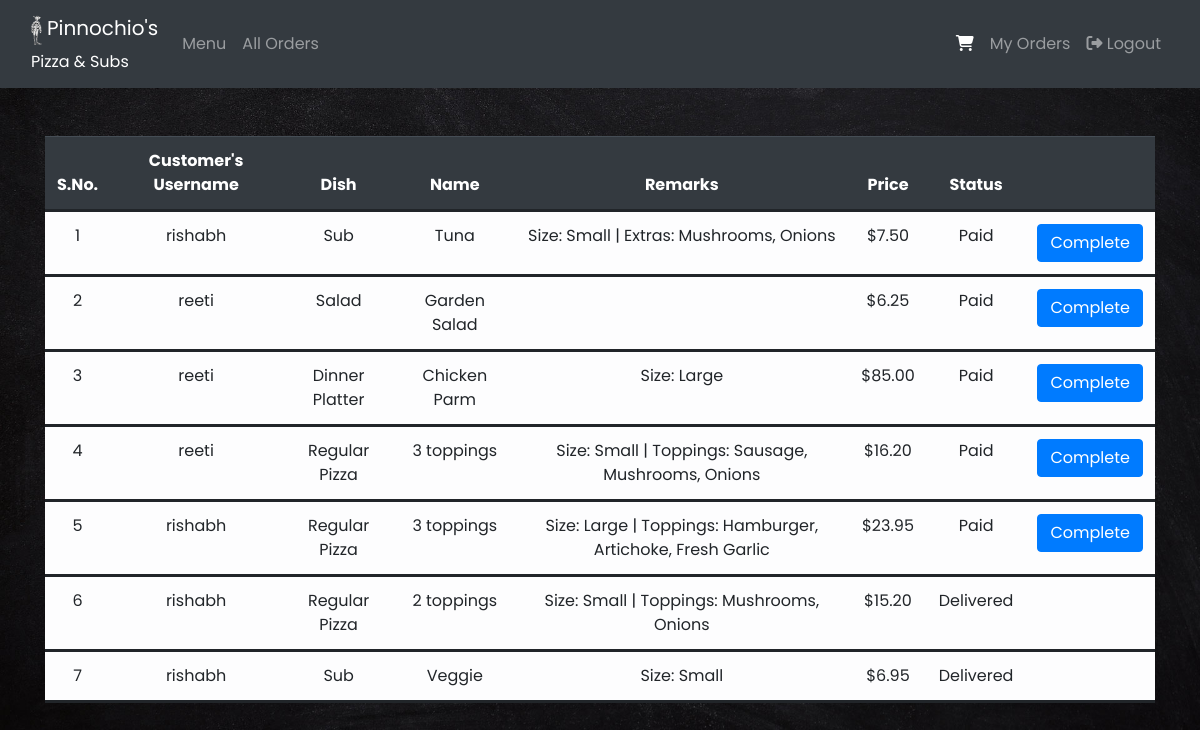
Page /allorders/ (signed in) on the committed database.
### orders/models.py (models this page shows, shortened)
class Orders(models.Model):
    username = models.CharField(max_length=32)
    dishtype = models.CharField(max_length=32)
    dishname = models.CharField(max_length=32)
    price = models.DecimalField(max_digits=5, decimal_places=2, help_text='Price in US dollars')
    remarks = models.TextField()
    status = models.CharField(max_length=32)

### orders/views.py (the view)
# urls.py: path("allorders/", views.allorders, name="allorders"),
@login_required
def allorders(request):
    if request.user.is_superuser:
        orders = Orders.objects.all().order_by('id').reverse()
        context = {
            "orders" : orders
        }
        return render(request, "orders/allorders.html", context)
    else:
        return HttpResponseRedirect(reverse('index'))

### orders/templates/orders/allorders.html (shortened to what this page needs)
{% extends "orders/base.html" %}
{% block content %}
<div class="container pt-5">
    {% if orders %}
    <table class="table table-hover table-light">
        <thead class="thead-dark">
            <tr>
                <th>S.No.</th>
                <th>Customer's Username</th>
                <th>Dish</th>
                <th>Name</th>
                <th>Remarks</th>
                <th>Price</th>
                <th>Status</th>
                <th></th>
            </tr>
        </thead>
        <tbody>
            {% for order in orders %}
            <tr>
                <td>{{ forloop.counter }}</td>
                <td>{{ order.username }}</td>
                <td>{{ order.dishtype }}</td>
                <td>{{ order.dishname }}</td>
                <td>{{ order.remarks }}</td>
                <td>${{ order.price }}</td>
                <td>{{ order.status }}</td>
                {% if order.status == 'Paid' %}
                <td>
                    <form action="{% url 'complete' %}" method="POST">
                        <button type="submit" class="btn btn-primary"> Complete </button>
                    </form>
                </td>
                {% endif %}
            </tr>
            {% endfor %}
        </tbody>
    </table>
    {% else %}
    <h3 class="text-white"> There are no orders </h3>
    {% endif %}
</div>
{% endblock %}

### orders/static/orders/styles.css (style rules this page uses)
body { background-image: url('pizza-background.jpg'); background-repeat: no-repeat; background-attachment: fixed; background-size: cover; font-family: Poppins, sans-serif; }
.table tr { border-bottom: solid; }
.table tr, .table th { text-align: center; }

### rows in the picture
Orders: username "rishabh", dishtype "Sub", dishname "Tuna", remarks "Size: Small | Extras: Mushrooms, Onions", price "7.50", status "Paid"
Orders: username "reeti", dishtype "Salad", dishname "Garden Salad", price "6.25", status "Paid"
Orders: username "reeti", dishtype "Dinner Platter", dishname "Chicken Parm", remarks "Size: Large", price "85.00", status "Paid"
Orders: username "reeti", dishtype "Regular Pizza", dishname "3 toppings", remarks "Size: Small | Toppings: Sausage, Mushrooms, Onions", price "16.20", status "Paid"
Orders: username "rishabh", dishtype "Regular Pizza", dishname "3 toppings", remarks "Size: Large | Toppings: Hamburger, Artichoke, Fresh Garlic", price "23.95", status "Paid"
Orders: username "rishabh", dishtype "Regular Pizza", dishname "2 toppings", remarks "Size: Small | Toppings: Mushrooms, Onions", price "15.20", status "Delivered"
Orders: username "rishabh", dishtype "Sub", dishname "Veggie", remarks "Size: Small", price "6.95", status "Delivered"
